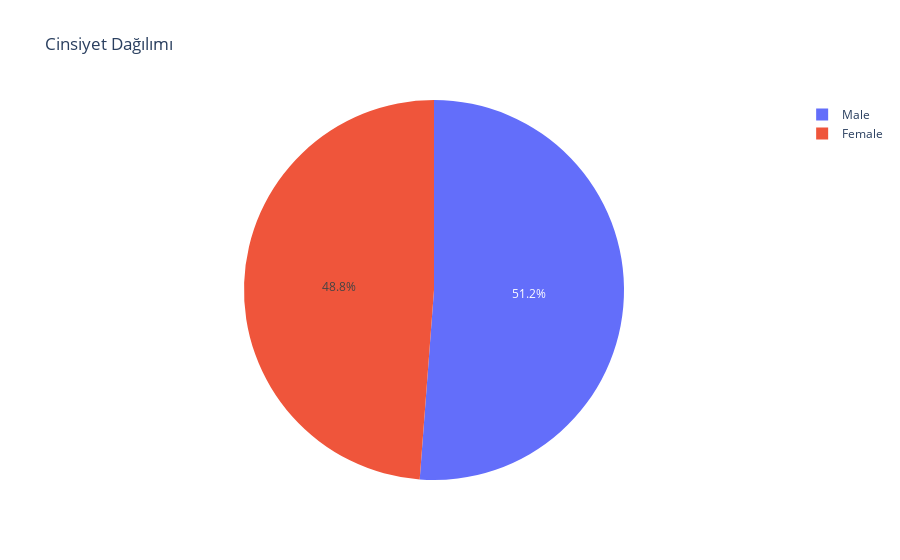

This figure's notebook cell:
### Code cell
# Plotly ile pasta grafiği (pie chart) oluşturma
# cinsiyet dağılımı 
cnt_gndr = data['PatientGender'].value_counts()

fig = px.pie(names=cnt_gndr.index,
             values=cnt_gndr.values,
             title='Cinsiyet Dağılımı',
             
             labels={'names': 'Cinsiyet',
                     'values': 'Toplam Sayı'},
             
             template='plotly_white')
fig.show()

### Figure 1 — Plotly figure (JSON) as saved in the notebook; plotly's stock layout.template omitted (floating-point values rounded to 4 significant figures)
{"data": [{"domain": {"x": [0, 1], "y": [0, 1]}, "hovertemplate": "Cinsiyet=%{label}<br>Toplam Sayı=%{value}<extra></extra>", "labels": ["Male", "Female"], "legendgroup": "", "name": "", "showlegend": true, "type": "pie", "values": [512, 488]}], "layout": {"legend": {"tracegroupgap": 0}, "title": {"text": "Cinsiyet Dağılımı"}}}
